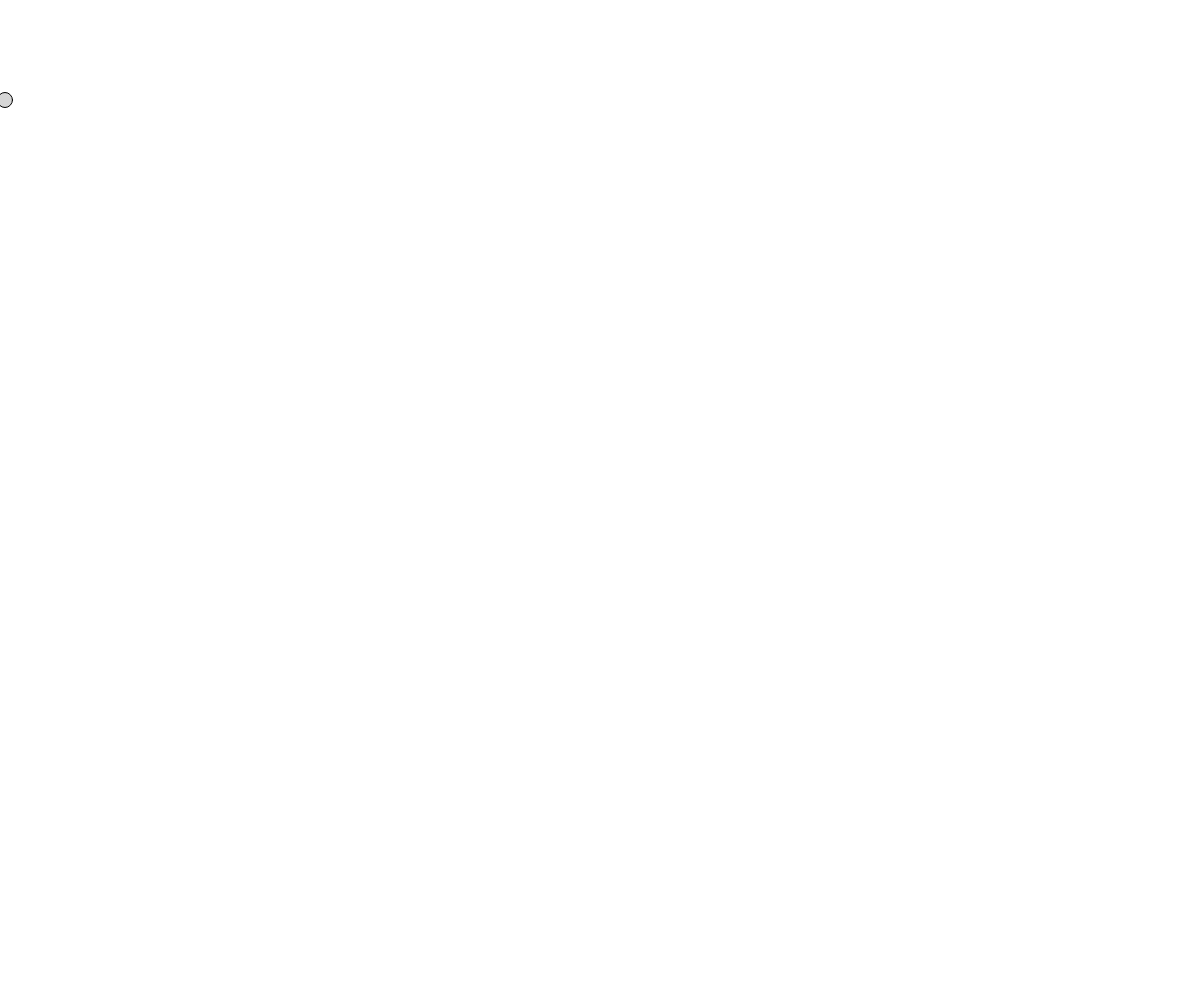
Frame 1 (no input)
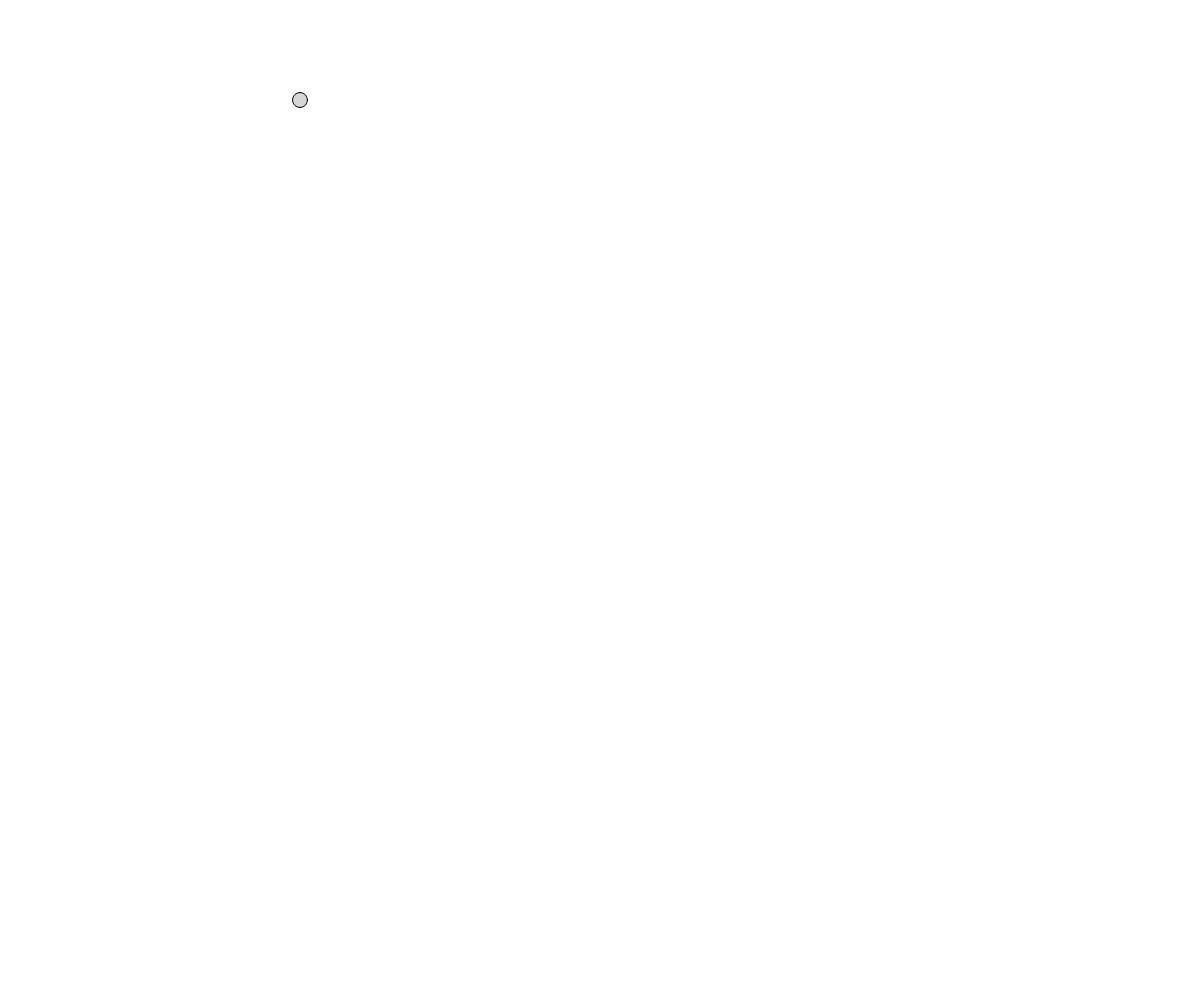
Frame 60 (no input)
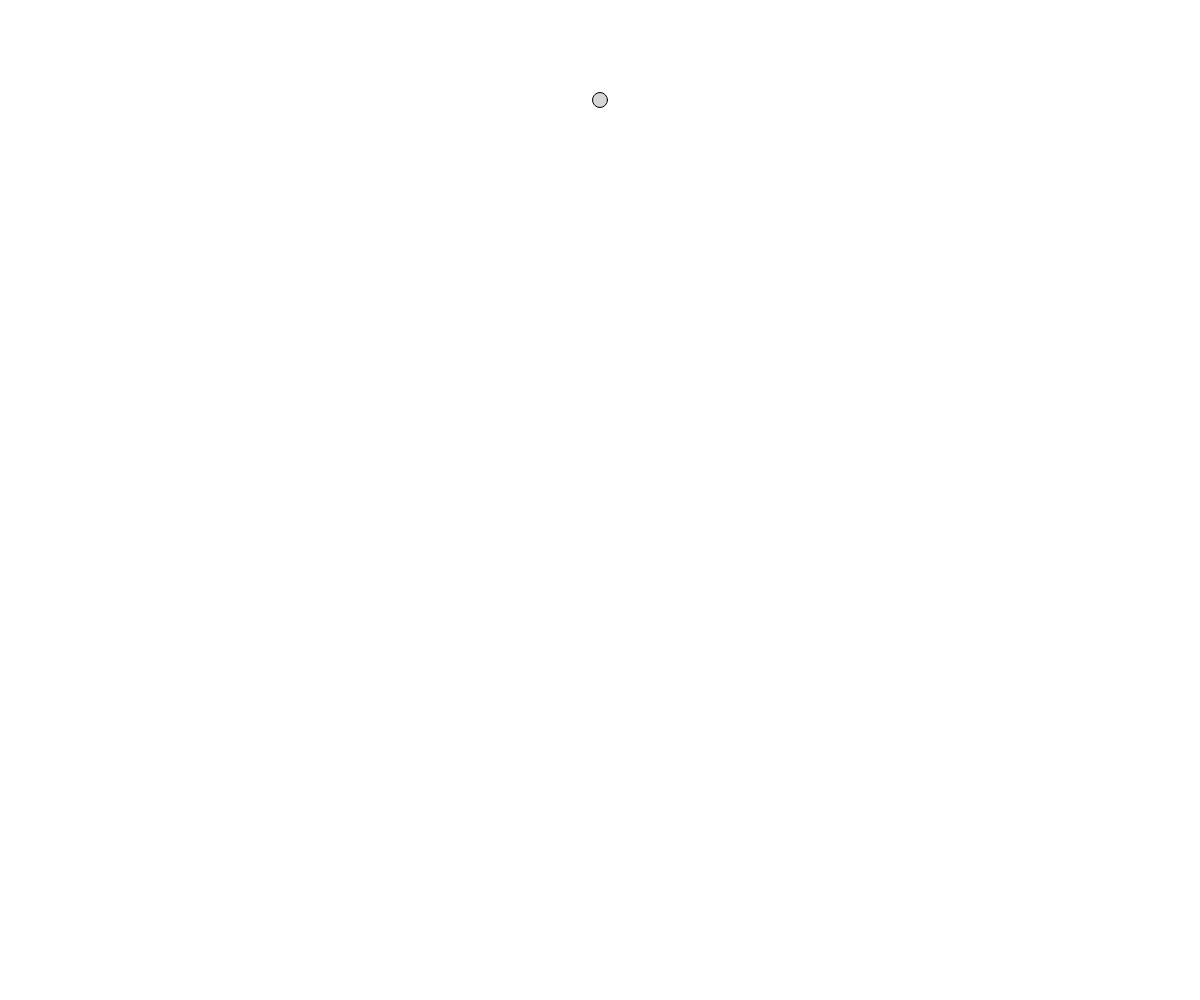
Frame 120 (the mouse pressed at the canvas centre since frame 60)

The p5.js sketch that drew these frames (run headless with seeded random() and noise() and a simulated clock; from frame 60 on, the mouse is pressed at the canvas centre):

// p5.js sketch
// ── sketch.js
var x, vitesse;

function setup() {
	createCanvas(windowWidth, windowHeight);
	background(255);

	fill(150, 100);
	
	x = 0;
	vitesse = 5;
}

function draw() {
  background(255);
  
  x = x + vitesse;
  ellipse(x, 100, 15, 15);
}
